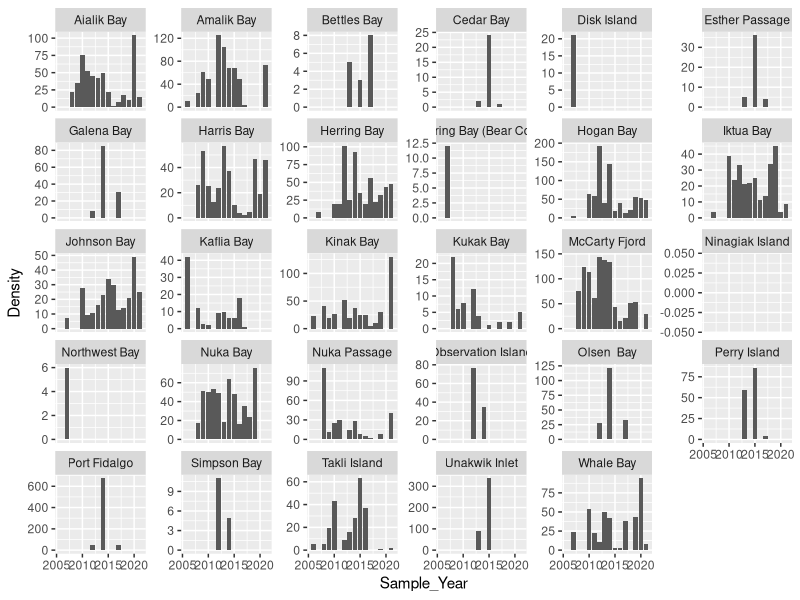

Write the R code that produced this figure.
# 
#     Gulf Watch Sea Star Data Analysis
#
#     Author: Frankie Gerraty
#     Date: July 31, 2022
# 
# ------------------------------------------------------------------------------

# Step 1: Import Data and Prepare the Console for Data Manipulation and Analysis

# Load packages
library(readr)
library(tidyverse)

#Set working directory
setwd("~/Documents/R/Gulf_Watch_Alaska/Sea_Star")

# Import raw dataset 
GWA_Sea_Star_Raw_Data <- read.csv("KATMKEFJPWS_2006-2021_Sea_Star_Count.csv")
GWA_Sea_Star_Raw_Data <- rename(GWA_Sea_Star_Raw_Data, Density = Density..individuals.per.200.square.m.) 

# -------------------------------------------------------------------------------

# Step 2: Data Manipulation - Change in Sea Star Density (All Species) Over Time

All_Species_Summary <- GWA_Sea_Star_Raw_Data %>% 
  select(Site_Code, Site_Name, Sample_Year, Species_Name, Density) %>% #Choose relevant columns to bring into new dataframe
  group_by(Site_Code, Site_Name, Sample_Year) %>% #group by site and year
  summarise(Density = sum(Density)) #add the densities of all sea star species together for each site/year combination
.groups="drop"
  
  
All_Sites_Plot1 <- ggplot(All_Species_Summary, aes(x=Sample_Year, y=Density)) + 
  geom_bar(stat = "identity") +
  facet_wrap(vars(Site_Name), scales = "free_y")
All_Sites_Plot1


